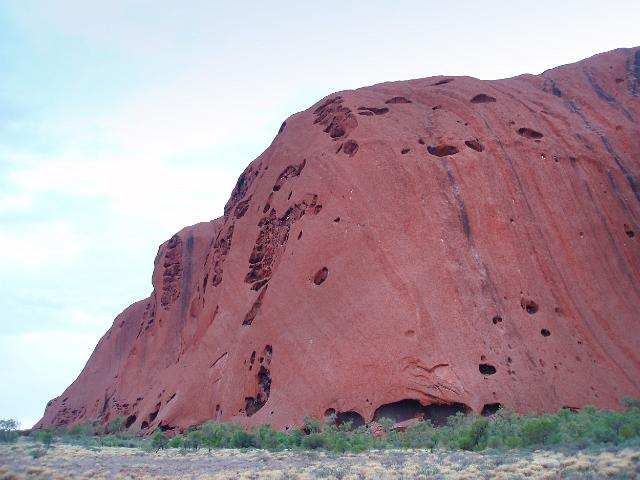
#> input picture Graphics-Programming/A02/A02/input/image1.png, 640 x 480 px
$ python program.py
#> lines starting #> are read from the running program, lines starting #| are printed output that depends on the picture; after the words box and inside, x2 and y2 are one past the last pixel; in counts of white or black regions, pixels touching at a corner belong together
import numpy as np
import cv2
import funcs

def greyscale(img):
    img=img.copy()
    img=img[:,:,0]*.1+img[:,:,1]*.7+img[:,:,2]*.2
    img=img[:,:,None]
    img=np.uint8(img)
    return img

"""0<percent<1#s
   Must be same size"""
def mix(img1,img2,percent):

    p=1.0*percent
    img=img2*p+img1*(1-p)
    return np.uint8(img)

def blackWhite(img,threshold=128):
    img=img.copy()
    img=greyscale(img)
    img[img<=threshold]=0
    img[img>threshold]=255
    return img

def desaturate(img,percent=.5):
    img=img.copy()
    gray_img=greyscale(img)
    img=mix(img,gray_img,percent)
    return img

def contrast(img,factor=1):

    img=img*1.0

    #Get dist from 128
    dist_img=img-128.0

    #Multiply dist by factor
    dist_img*=factor

    #Cap Distance
    dist_img[dist_img<-128]=-128
    dist_img[dist_img>127]=127

    #Add distance to blank 128 canvas
    blank=np.ones(img.shape)*128.0
    img=blank+dist_img
    img=np.uint8(img)
    return img

img1=cv2.imread('input/image1.png')
#> img1 is the input picture: shape (480, 640, 3); mean B, G, R 160.9, 152.2, 173.9
img2=cv2.imread('input/image2.png')
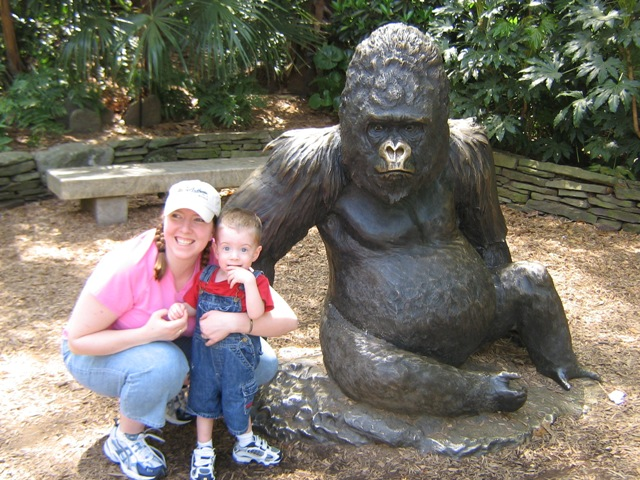
#> input picture Graphics-Programming/A02/A02/input/image2.png, 640 x 480 px
#> img2 is the input picture: shape (480, 640, 3); mean B, G, R 104.9, 114.4, 118.9
img3=cv2.imread('input/image3.png')
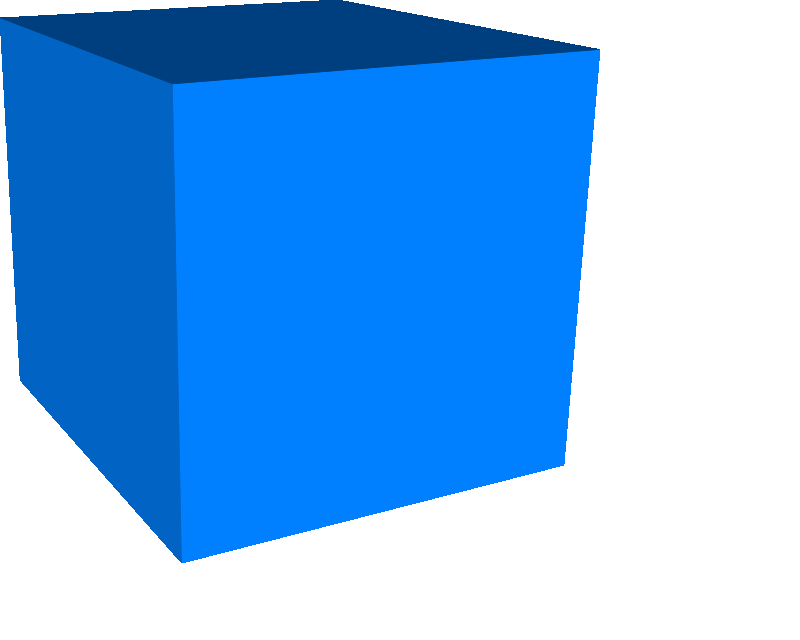
#> input picture Graphics-Programming/A02/A02/input/image3.png, 800 x 640 px
#> img3 is the input picture: shape (640, 800, 3); mean B, G, R 240, 178.4, 117

#greyscale
pic_1_a=greyscale(img1)
cv2.imwrite('output/pic_1_a.png',pic_1_a)

#threshold
pic_1_b=blackWhite(img1)
#> in blackWhite, `img[img>threshold]=255`:
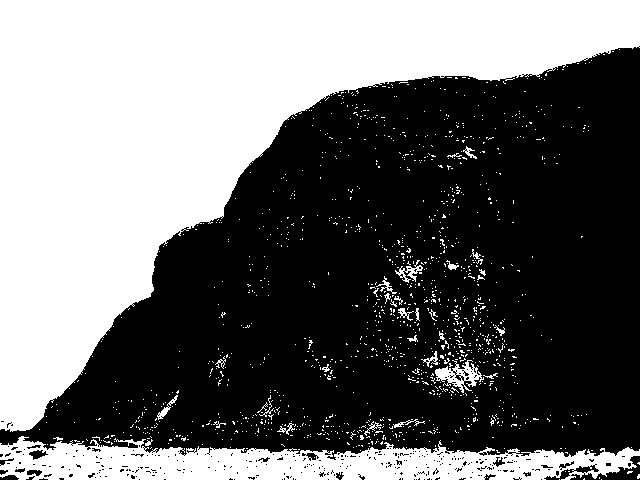
#> img: shape (480, 640, 1); 43.3% white; 1295 white regions (1265 under 20 px), largest, box (x1, y1, x2, y2) and area: (0, 0, 640, 432) 110641, (0, 436, 640, 480) 17322, (435, 360, 484, 393) 655
cv2.imwrite('output/pic_1_b.png',pic_1_b)

#desat
for i in range(0,11):
    percent=i/10.0
    desat_img=desaturate(img1,percent)
    cv2.imwrite('output/pic_1_c_%i.png'%i,desat_img)

#contrast
for i in range(0,11):
    factor=.5+(i/10.0)
    contrast_img=contrast(img1,factor)
    cv2.imwrite('output/pic_1_d_%i.png'%i,contrast_img)

#y-axis mirror
h,w=img2.shape[:2]
#> h = 480; w = 640
M=np.array([[-1,0,w],
            [0,1,0],
            [0,0,1]],dtype=np.float32)
#> M = [[-1, 0, 640], [0, 1, 0], [0, 0, 1]]
pic_2_a=cv2.warpPerspective(img2,M,(w,h))
cv2.imwrite('output/pic_2_a.png',pic_2_a)

#30deg about lower-right corner
h,w=img2.shape[:2]
theta=np.radians(-30)
M1=np.array([[1,0,-w],
            [0,1,-h],
            [0,0,1]],dtype=np.float32)
#> M1 = [[1, 0, -640], [0, 1, -480], [0, 0, 1]]
M2=np.array([[np.cos(theta),np.sin(theta),0],
            [-np.sin(theta),np.cos(theta),0],
            [0,0,1]],dtype=np.float32)
M3=np.array([[1,0,w],
            [0,1,h],
            [0,0,1]],dtype=np.float32)
M=M3.dot(M2).dot(M1)
pic_2_b=cv2.warpPerspective(img2,M,(w,h))
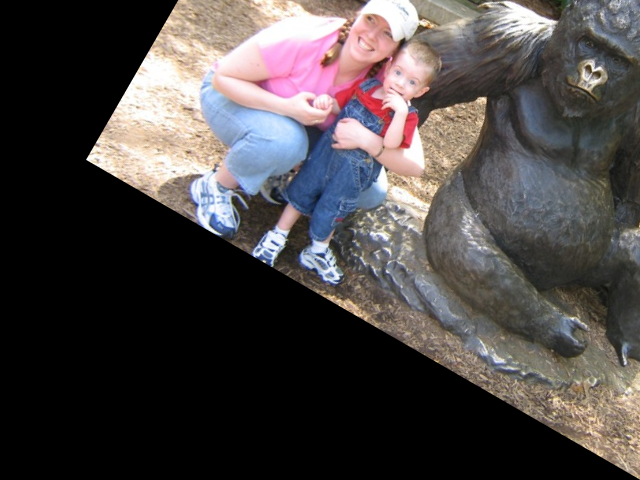
#> pic_2_b: shape (480, 640, 3); mean B, G, R 69.4, 69.7, 74.8
cv2.imwrite('output/pic_2_b.png',pic_2_b)

#Map to cube
dst_img=img3.copy()

#Points
h,w=img1.shape[:2]
orig_tri=np.array([[0,0],[w,0],[w,h],[0,h]],dtype=np.float32)
tri1_prime=np.array([[1,19],[171,84],[180,560],[21,380]],dtype=np.float32)
tri2_prime=np.array([[173,84],[598,50],[563,464],[182,561]],dtype=np.float32)

#Get matracies
M1=cv2.getPerspectiveTransform(orig_tri,tri1_prime)
#> M1 = [[0.193, 0.0454, 1], [0.0657, 0.819, 19], [-0.000428, 0.000176, 1]]
M2=cv2.getPerspectiveTransform(orig_tri,tri2_prime)
#> M2 = [[0.835, 0.0689, 173], [-0.0388, 1.15, 84], [0.000286, 0.000276, 1]]

#Translate two pics
img1_perspective=cv2.warpPerspective(img1,M1,(w,h+100))
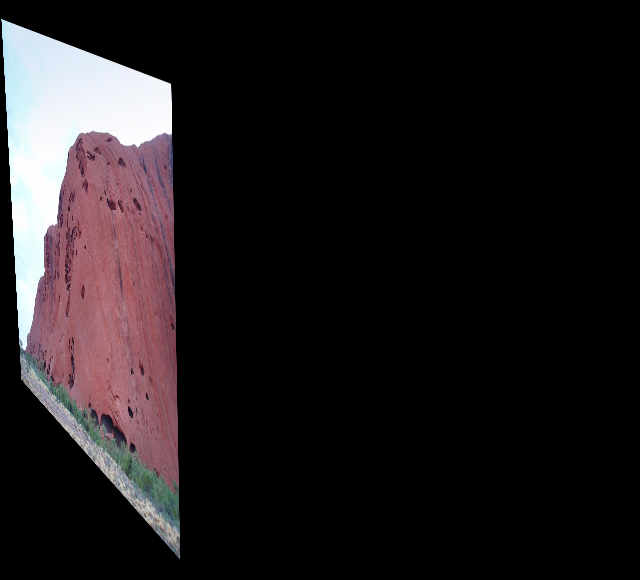
#> img1_perspective: shape (580, 640, 3); mean B, G, R 28, 26.3, 30.9
img2_perspective=cv2.warpPerspective(img2,M2,(w,h+100))
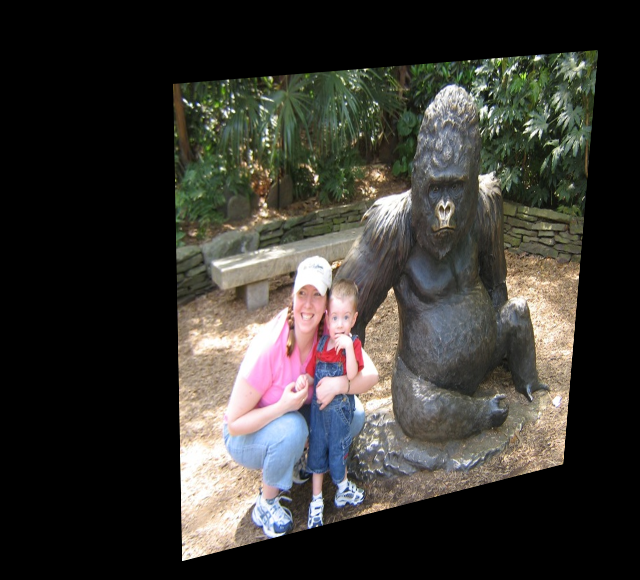
#> img2_perspective: shape (580, 640, 3); mean B, G, R 50.3, 55, 57

#Replace points
hp,wp=img3.shape[:2]
for i in range(hp):
    for j in range(wp):
        try:
            if img1_perspective[i,j,0]!=0:
                dst_img[i,j,:]=img1_perspective[i,j,:]
            if img2_perspective[i,j,0]!=0:
                dst_img[i,j,:]=img2_perspective[i,j,:]
        except:
            None
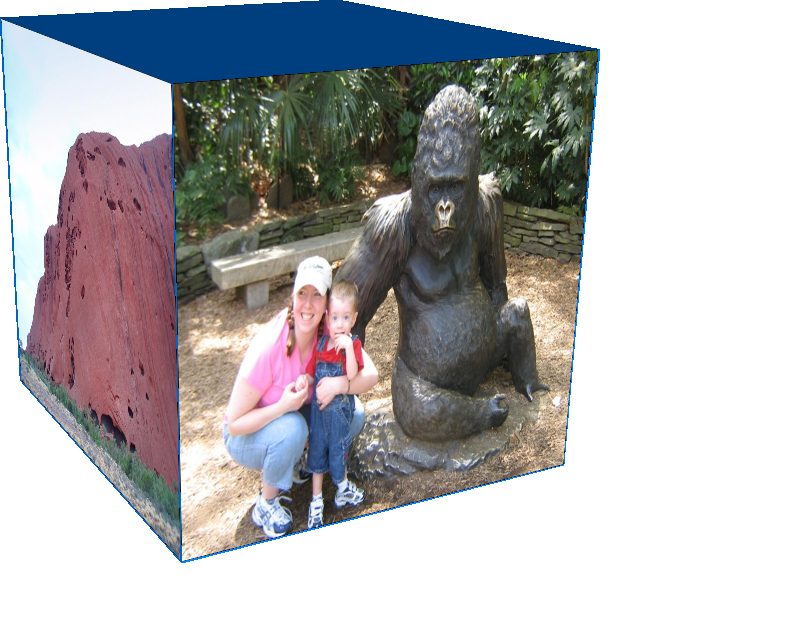
#> dst_img: shape (640, 800, 3); mean B, G, R 181.7, 179.8, 180.6

cv2.imwrite('output/pic_2_c.png',dst_img)
